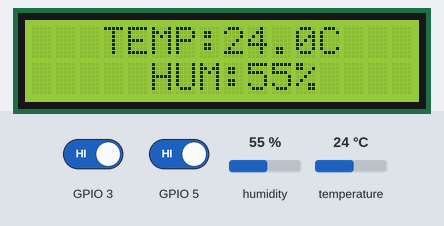
Bench run of a sketch on a simulated ESP32. Shown: 16×2 character LCD. The inputs (shaded band) are chosen by the test bench; at power-on: GPIO 3 HIGH, GPIO 5 HIGH, humidity 55 %, temperature 24 °C. WiFi joins after 1.5 s; servers stay silent unless stated; the local clock reads 2024-03-15 10:24:30 at power-on unless the sketch sets it; random numbers use the default seed unless the sketch sets one; what the sketch prints to the serial monitor is not drawn.

Above: at 5.5 s.
5.6 s: GPIO 3 driven LOW
At 9.9 s:
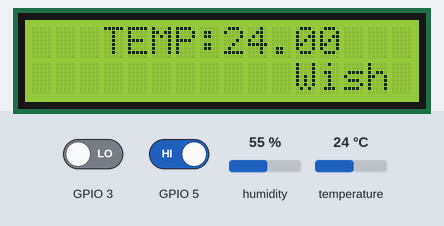
10.0 s: GPIO 5 driven LOW
At 13.0 s:
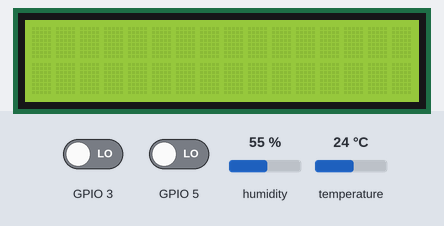
14.9 s: GPIO 5 driven HIGH
At 18.0 s:
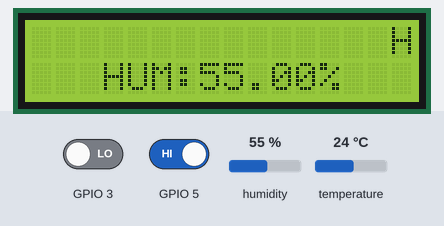
20.3 s: humidity set to 22 %
At 21.1 s:
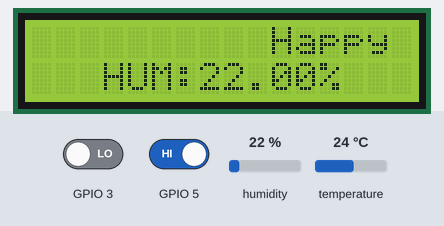
24.0 s: humidity set to 40 %
At 26.2 s:
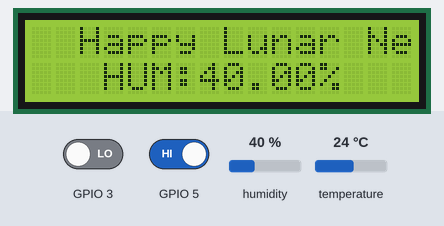
27.8 s: humidity set to 68 %
At 28.7 s:
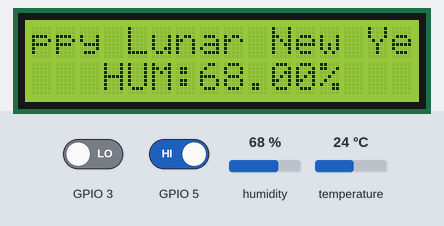
Timing chart, 0 to 30.8 s (numbered marks = the images above; inputs shaded):
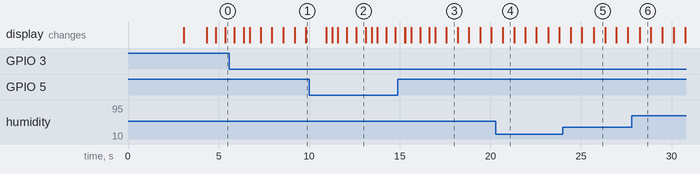

The sketch:

sketch_jan30a.ino
```cpp
#include <DS1302.h>
#include <DHT.h>
#include <LiquidCrystal_I2C.h>
#include <Wire.h>
#include <WiFi.h>
#include <WebServer.h>
#define dht11pin 13
const char a[][45] = {"Happy Lunar New Year! ", "Wish You GoodLuck Today ", "*Happy New Year* ", "Happy Lunar New Year ", "Happy Spring Festival! ", "hope you find your pot of gold ", "May many fortunes find their way to you! ", "Have a thriving and happy new year ", "Wishing you many future successes. ", "Wish you Longevity and health! "};
LiquidCrystal_I2C lcd(0x27, 16, 2);  //i2c
DHT dht(13, DHT11); //dht11
WebServer server(80); //web
int i = 0;
int set = rand() % 2; //0-1随机数
int button = 0; //按钮初始
int sent = 0;
//char buf[20];
char date[11];//日期
char tim[10];//时间
char te[8];//TEMP
char hu[3];//HUM
String web;
namespace {

// Set the appropriate digital I/O pin connections. These are the pin
// assignments for the Arduino as well for as the DS1302 chip. See the DS1302
// datasheet:
//
//   http://datasheets.maximintegrated.com/en/ds/DS1302.pdf
const int kCePin   = 18;  // Chip Enable
const int kIoPin   = 19;  // Input/Output
const int kSclkPin = 23;  // Serial Clock

// Create a DS1302 object.
DS1302 rtc(kCePin, kIoPin, kSclkPin);

String dayAsString(const Time::Day day) {
  switch (day) {
    case Time::kSunday: return "Sun";
    case Time::kMonday: return "Mon";
    case Time::kTuesday: return "Tue";
    case Time::kWednesday: return "Wed";
    case Time::kThursday: return "Thu";
    case Time::kFriday: return "Fri";
    case Time::kSaturday: return "Sat";
  }
  return "(unknown day)";
}
void website() {
  String tes(te);
  String hus(hu);
  web = "<!DOCTYPE html>\n<html lang=\"en\">\n<head>\n    <meta charset=\"UTF-8\">\n    <title>GUI-nephelo's toolchain</title>\n    <meta charset=\"utf-8\" />\n    <meta name=\"viewport\" content=\"width=device-width, initial-scale=1.0\">\n    <link rel=\"stylesheet\" href=\"https://cdn.jsdelivr.net/npm/mdui@1.0.2/dist/css/mdui.min.css\"/>\n\n    \n</head>\n<script src=\"https://cdn.jsdelivr.net/npm/mdui@1.0.2/dist/js/mdui.min.js\"></script>\n\n<body class=\"mdui-theme-primary-indigo mdui-theme-accent-pink mdui-theme-layout-auto  mdui-drawer-body-left mdui-drawer-body-left mdui-appbar-with-toolbar  mdui-theme-primary-amber\">\n    <header class=\"mdui-appbar mdui-appbar-fixed\">\n    \n        <div class=\"mdui-toolbar mdui-color-theme\">\n          <button  class=\"mdui-btn mdui-btn-icon mdui-ripple mdui-ripple-white\"  mdui-drawer=\"{target: '#main-drawer', swipe: true}\"><i  class=\"mdui-icon material-icons\">menu</i></button>\n          <a  class=\"mdui-typo-headline mdui-hidden-xs\">GUI-nephelo's toolchain</a>\n          <a href=\"index.html\" class=\"mdui-typo-title\" style=\"font-size: medium;\">工具链用户端入口</a>\n          <div class=\"mdui-toolbar-spacer\"></div>\n          <a onclick=\"beta()\" class=\"mdui-btn mdui-btn-icon\"><i class=\"mdui-icon material-icons\">search</i></a>\n          <a href=\"index.html\" class=\"mdui-btn mdui-btn-icon\"><i class=\"mdui-icon material-icons\">refresh</i></a>\n        </div>\n</header>\n\n      <div class=\"mdui-drawer  \" id=\"main-drawer\" >\n        <ul class=\"mdui-list\" mdui-collapse=\"{accordion: true}\" style=\"margin-bottom: 76px;\">\n            <li onclick=\"beta()\" class=\"mdui-list-item mdui-ripple\">\n              <i  class=\"mdui-list-item-avatar mdui-icon material-icons\">folder</i>\n              <div  class=\"mdui-list-item-content\">Photos</div>\n            </li>\n            <li onclick=\"beta()\" class=\"mdui-list-item mdui-ripple\">\n              <i class=\"mdui-list-item-avatar mdui-icon material-icons\" >folder</i>\n              <div class=\"mdui-list-item-content\">Recipes</div>\n            </li>\n            <li onclick=\"beta()\" class=\"mdui-list-item mdui-ripple\">\n              <i class=\"mdui-list-item-avatar mdui-icon material-icons\">assignment</i>\n              <div class=\"mdui-list-item-content\">Work</div>\n            </li>\n          </ul>\n          \n      </div>\n    <div align=\"center\" vertical-align=\"middle\" horizen-align=\"middle\" class=\"mdui-container \">\n            <h1></h1>\n            <br>\n            <h1></h1>\n            <h1></h1>\n            <h1></h1>\n            \n            <br>\n            <h1>TEMP:" + tes + "</h1>\n" + "<h1>HUM:" + hus + "</h1>\n            <br>\n            <br>\n            <br>\n            \n            <br>\n            <br>\n            <br>\n            <br>\n            <br>\n            <br>\n            <br>\n            <h1></h1>\n            <h1></h1>\n            <br>\n            \n            <br>\n            <h5>©2020-2021 版权所有</h5>\n            <h5>最后更新时间：2021/10/21 14：06</h5>\n            <br>\n            <br>\n            \n    </div>\n    <div class=\"sidemenu\" id=\"sidemenu\" hidden>\n        <div class=\"sidemenu-hero fade\">\n            \n            <span class=\"title\"></span>\n            <span class=\"text\"></span>\n        </div>\n        <ul class=\"menu\"> \n            <li ripple><a href=\"#\"><i class=\"icon-person-add\"></i>Current</a></li> \n        </ul>\n    </div>\n        <div class=\"debug\"></div>\n<canvas></canvas>\n\n\n<!-- Global site tag (gtag.js) - Google Analytics -->\n<script async src=\"https://www.googletagmanager.com/gtag/js?id=UA-180926318-1\"></script>\n\n<script>\n    function beta(){\n            mdui.alert(\"©2020-2021 版权所有 最后更新时间：2021/10/21 14：06 \")\n        }\n</script>\n\n\n    \n</body>\n</html>";
}
void indexHandler()
{
  server.send(200, "text/html", web);
}
void printTime() {
  // Get the current time and date from the chip.
  Time t = rtc.time();

  // Name the day of the week.
  const String day = dayAsString(t.day);

  // Format the time and date and insert into the temporary buffer.

  //  snprintf(buf, sizeof(buf), "%04d-%02d-%02d %02d:%02d:%02d %s",
  //           t.yr, t.mon, t.date,
  //           t.hr, t.min, t.sec,
  //           day.c_str());
  snprintf(date, sizeof(date), "%04d-%02d-%02d", t.yr, t.mon, t.date);
  snprintf(tim, sizeof(tim), "%02d:%02d:%02d", t.hr, t.min, t.sec);


  // Print the formatted string to serial so we can see the time.
  //  Serial.println(buf);
  //lcd.clear();
  lcd.setCursor(3, 0);
  lcd.print(date);
  lcd.setCursor(2, 1);
  lcd.print(tim);
  lcd.print(" ");
  lcd.print(day.c_str());
}
}//namespace
void setup() {
  // put your setup code here, to run once:
  Serial.begin(9600);
  WiFi.mode(WIFI_STA);
  WiFi.begin("zhaolanbin", "MikeZhao888");
  WiFi.setAutoReconnect(true);
  //WiFi.setAutoConnect(true);
  pinMode(dht11pin, OUTPUT);
  lcd.init();
  lcd.backlight();
  dht.begin();
  pinMode(5, INPUT);
  wel();
  con();
  server.on("/", indexHandler);
  server.begin();
}
void loop() {
  website();
  server.handleClient();
  button = digitalRead(3);
  if (button == LOW) {
    lcd.clear();
    delay(300);
    sent ++;
    if (sent > 2) {
      sent = 0;
    }
  }
  if (sent == 0) {
    //lcd.clear();
    qwer();
  }
  if (sent == 1) {
    lcd.clear();
    show();
  }
  if (sent == 2) {
    printTime();
  }


}

void show() {
  int sum = rand() % 10;//随机数
  // put your main code here, to run repeatedly:
  Serial.print(a[sum]);
  Serial.print("\n");

  for (i = 0; i < (strlen(a[sum]) - 3) * 2; i++) {
    button = digitalRead(5);
    if (button == LOW) {
      delay(500);
      sent++;
      break;
    }
    Serial.print(button);
    float temp = dht.readTemperature();
    float hum = dht.readHumidity();
    lcd.setCursor(3, 1 - set);
    if (set == 1) {
      lcd.print("TEMP:");
      lcd.print(temp);
    } else {
      lcd.print("HUM:");
      lcd.print(hum);
      lcd.print("%");
    }
    if (i >= 16) {
      lcd.setCursor(0, set);
    } else {
      //lcd.clear();
      lcd.setCursor(16 - i, set);
    }
    if (i <= 16) {
      for (int h = 0; h <= i; h++) {
        lcd.print(a[sum][h]);
        //delay(100);
      }
    }
    if (i > 16 && strlen(a[sum]) > 16) {
      lcd.print(a[sum] + i - 16);
      //delay(600);
    }
    if (i > 16 && strlen(a[sum]) <= 16) {
      lcd.print(a[sum]);
    }
    delay(600);
    //lcd.clear();
  }
  lcd.clear();
  if (set == 0) {
    set = 1;
  } else {
    set = 0;
  }
}

void qwer() {

  float temp = dht.readTemperature();
  float hum = dht.readHumidity();
  int tm = temp * 10;
  if (tm < 0) {
    tm = -tm;
  }
  snprintf(te, sizeof(te), "%2d.%1dC", (int)temp, tm % 10);
  snprintf(hu, sizeof(hu), "%02d", (int)hum);
  lcd.setCursor(3, 0);
  lcd.print("TEMP:");
  lcd.print(te);
  button = digitalRead(5);
  if (button == LOW) {
    delay(300);
    sent++;
  }
  lcd.setCursor(5, 1);
  lcd.print("HUM:");
  lcd.print(hu);
  lcd.print("%");
  delay(500);
  lcd.setCursor(7, 0);
  lcd.print(" ");
  lcd.setCursor(8, 1);
  lcd.print(" ");
  delay(500);

}

void wel() {
  lcd.setCursor(2, 0);
  lcd.print("Welcome-0213");
  lcd.setCursor(4, 1);
  lcd.print("Ver 3.1.0");
  delay(3000);
  lcd.clear();
}
void con() {
  Serial.print("是否连接:");
  Serial.println(WiFi.isConnected());
  Serial.print("本地IP:");
  Serial.println(WiFi.localIP());
  Serial.print("本地IPv6:");
  Serial.println(WiFi.localIPv6());
  Serial.print("mac地址:");
  Serial.println(WiFi.macAddress());
  Serial.print("网络ID:");
  Serial.println(WiFi.networkID());
  Serial.print("休息:");
  Serial.println(WiFi.getSleep());
  Serial.print("获取状态吗:");
  Serial.println(WiFi.getStatusBits());
  Serial.print("getTxPower:");
  Serial.println(WiFi.getTxPower());
  Serial.print("是否自动连接:");
  Serial.println(WiFi.getAutoConnect());
  Serial.print("是否自动重连:");
  Serial.println(WiFi.getAutoReconnect());
  Serial.print("获取模式:");
  Serial.println(WiFi.getMode());
  Serial.print("获取主机名:");
  Serial.println(WiFi.getHostname());
  Serial.print("获取网关IP:");
  Serial.println(WiFi.gatewayIP());
  Serial.print("dnsIP:");
  Serial.println(WiFi.dnsIP());
  Serial.print("状态:");
  Serial.println(WiFi.status());
  delay(1000);
}
```

Measured:
- what the display in image 2 shows lasts 0.5 s, from 12.6 s to 13.1 s
- what the display in image 3 shows lasts 0.6 s, from 17.6 s to 18.2 s
